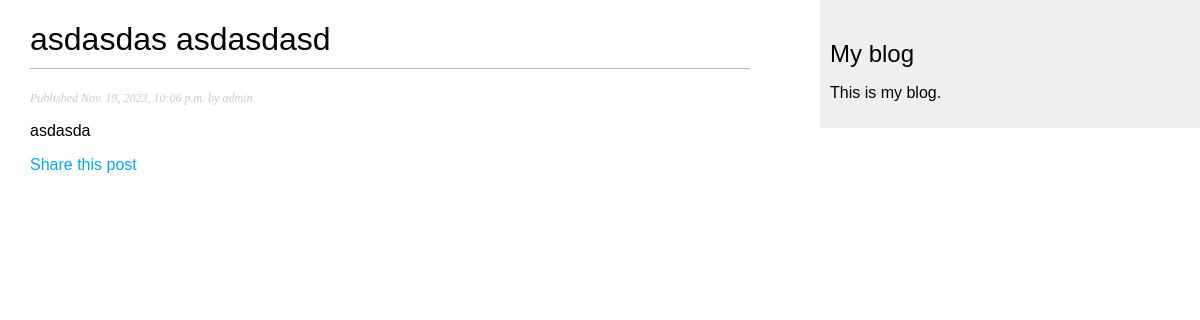
Screenshot of /blog/2023/11/19/asdasdas-asdasdasd with the database file from the repository.
### my_blog/models.py (models this page shows, shortened)
class Post(models.Model):
    class Status(models.TextChoices):
        DRAFT = 'DF', 'Draft'
        PUBLISHED = 'PB', 'Published'
    class Meta:
        ordering = ['-publish']
        indexes = [
            models.Index(fields=['-publish'])
        ]
    title = models.CharField(max_length=250)
    slug = models.SlugField(max_length=250, unique_for_date='publish')
    body = models.TextField()
    publish = models.DateTimeField(default=timezone.now)
    created = models.DateTimeField(auto_now_add=True)
    updated = models.DateTimeField(auto_now=True)
    status = models.CharField(max_length=2,
                              choices=Status.choices,
                              default=Status.DRAFT)
    objects = models.Manager()
    published = PublishedManager()
    author = models.ForeignKey(User, on_delete=models.CASCADE, related_name='blog_posts')

### my_blog/views.py (the view)
# urls.py: path('<int:year>/<int:month>/<int:day>/<slug:post>', views.post_detail, name="post_detail"), # url with date and slug
def post_detail(request, year, month, day, post):
    post = get_object_or_404(Post,
                             status=Post.Status.PUBLISHED,
                             slug=post,
                             publish__year=year,
                             publish__month=month,
                             publish__day=day)
    return  render(request, 'blog/post/detail.html',
                   {'post': post})

### my_blog/templates/blog/post/detail.html (shortened to what this page needs)
{% extends 'blog/base.html' %}
{% block content %}
  <h1>{{ post.title }}</h1>
  <p class="date">Published {{ post.publish }} by {{ post.author }}</p>
  {{ post.body|linebreaks }}
  <p>
    <a href="{% url 'blog:post_share' post.id %}">Share this post</a>
  </p>
{% endblock %}

### my_blog/static/css/blog.css (style rules this page uses)
body { margin: 0; padding: 0; font-family: helvetica, sans-serif; }
a { color: #00abff; text-decoration: none; }
h1 { font-weight: normal; border-bottom: 1px solid #bbb; padding: 0 0 10px 0; }
p.date { color: #ccc; font-family: georgia, serif; font-size: 12px; font-style: italic; }

### rows the page displays
Post: title "asdasdas asdasdasd", publish "Nov. 19, 2023, 10:06 p.m.", author "admin", body "asdasda"
